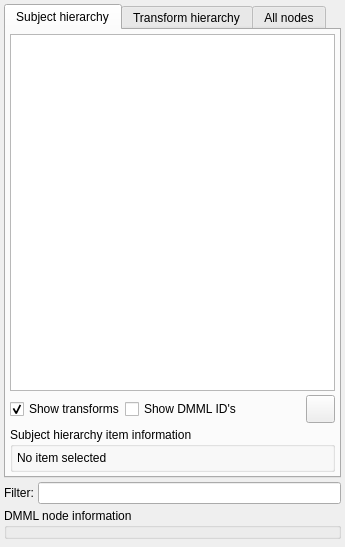
<?xml version="1.0" encoding="UTF-8"?>
<ui version="4.0">
 <class>qCjyxDataModuleWidget</class>
 <widget class="qCjyxWidget" name="qCjyxDataModuleWidget">
  <property name="geometry">
   <rect>
    <x>0</x>
    <y>0</y>
    <width>345</width>
    <height>547</height>
   </rect>
  </property>
  <property name="windowTitle">
   <string>Data</string>
  </property>
  <property name="windowIcon">
   <iconset resource="../qCjyxDataModule.qrc">
    <normaloff>:/Icons/Data.png</normaloff>:/Icons/Data.png</iconset>
  </property>
  <layout class="QGridLayout" name="gridLayout_5">
   <property name="leftMargin">
    <number>4</number>
   </property>
   <property name="topMargin">
    <number>4</number>
   </property>
   <property name="rightMargin">
    <number>4</number>
   </property>
   <property name="bottomMargin">
    <number>4</number>
   </property>
   <property name="spacing">
    <number>4</number>
   </property>
   <item row="1" column="0">
    <layout class="QHBoxLayout" name="horizontalLayout_4">
     <item>
      <widget class="QLabel" name="FilterLabel">
       <property name="text">
        <string>Filter:</string>
       </property>
      </widget>
     </item>
     <item>
      <widget class="QLineEdit" name="FilterLineEdit">
       <property name="toolTip">
        <string>A case sensitive string to filter nodes, uses all the columns (even if hidden)</string>
       </property>
      </widget>
     </item>
    </layout>
   </item>
   <item row="3" column="0">
    <widget class="ctkDynamicSpacer" name="DynamicSpacer">
     <property name="activeSizePolicy">
      <sizepolicy hsizetype="MinimumExpanding" vsizetype="Ignored">
       <horstretch>0</horstretch>
       <verstretch>0</verstretch>
      </sizepolicy>
     </property>
     <property name="inactiveSizePolicy">
      <sizepolicy hsizetype="MinimumExpanding" vsizetype="MinimumExpanding">
       <horstretch>0</horstretch>
       <verstretch>0</verstretch>
      </sizepolicy>
     </property>
     <property name="active">
      <bool>true</bool>
     </property>
    </widget>
   </item>
   <item row="0" column="0">
    <widget class="QTabWidget" name="ViewTabWidget">
     <property name="currentIndex">
      <number>0</number>
     </property>
     <widget class="QWidget" name="tabSubject">
      <attribute name="title">
       <string>Subject hierarchy</string>
      </attribute>
      <layout class="QGridLayout" name="gridLayout_4">
       <property name="leftMargin">
        <number>4</number>
       </property>
       <property name="topMargin">
        <number>4</number>
       </property>
       <property name="rightMargin">
        <number>4</number>
       </property>
       <property name="bottomMargin">
        <number>4</number>
       </property>
       <property name="spacing">
        <number>4</number>
       </property>
       <item row="1" column="0">
        <layout class="QHBoxLayout" name="horizontalLayout">
         <property name="spacing">
          <number>0</number>
         </property>
         <item>
          <widget class="QCheckBox" name="SubjectHierarchyDisplayTransformsCheckBox">
           <property name="text">
            <string>Show transforms</string>
           </property>
           <property name="checked">
            <bool>true</bool>
           </property>
          </widget>
         </item>
         <item>
          <widget class="QCheckBox" name="SubjectHierarchyDisplayDataNodeIDsCheckBox">
           <property name="text">
            <string>Show DMML ID's</string>
           </property>
          </widget>
         </item>
         <item>
          <spacer name="horizontalSpacer">
           <property name="orientation">
            <enum>Qt::Horizontal</enum>
           </property>
           <property name="sizeHint" stdset="0">
            <size>
             <width>40</width>
             <height>20</height>
            </size>
           </property>
          </spacer>
         </item>
         <item>
          <widget class="QToolButton" name="HelpButton">
           <property name="styleSheet">
            <string notr="true">border: none; hover: {border: 1px}; pressed: {border: 1px}</string>
           </property>
           <property name="text">
            <string/>
           </property>
           <property name="icon">
            <iconset resource="../../../SubjectHierarchy/Resources/qCjyxSubjectHierarchyModule.qrc">
             <normaloff>:/Icons/Help.png</normaloff>:/Icons/Help.png</iconset>
           </property>
           <property name="iconSize">
            <size>
             <width>21</width>
             <height>21</height>
            </size>
           </property>
           <property name="toolButtonStyle">
            <enum>Qt::ToolButtonFollowStyle</enum>
           </property>
          </widget>
         </item>
        </layout>
       </item>
       <item row="0" column="0">
        <widget class="qDMMLSubjectHierarchyTreeView" name="SubjectHierarchyTreeView">
         <property name="dragDropMode">
          <enum>QAbstractItemView::InternalMove</enum>
         </property>
         <property name="selectionMode">
          <enum>QAbstractItemView::ExtendedSelection</enum>
         </property>
         <property name="indentation">
          <number>12</number>
         </property>
         <property name="showRootItem">
          <bool>true</bool>
         </property>
        </widget>
       </item>
       <item row="2" column="0">
        <widget class="ctkCollapsibleGroupBox" name="SubjectHierarchyItemInfoGroupBox">
         <property name="title">
          <string>Subject hierarchy item information</string>
         </property>
         <property name="collapsed">
          <bool>true</bool>
         </property>
         <layout class="QHBoxLayout" name="horizontalLayout_2">
          <property name="spacing">
           <number>4</number>
          </property>
          <property name="leftMargin">
           <number>4</number>
          </property>
          <property name="topMargin">
           <number>4</number>
          </property>
          <property name="rightMargin">
           <number>4</number>
          </property>
          <property name="bottomMargin">
           <number>4</number>
          </property>
          <item>
           <widget class="QLabel" name="SubjectHierarchyItemInfoLabel">
            <property name="text">
             <string>No item selected</string>
            </property>
            <property name="wordWrap">
             <bool>true</bool>
            </property>
           </widget>
          </item>
         </layout>
        </widget>
       </item>
      </layout>
     </widget>
     <widget class="QWidget" name="tabTransform">
      <attribute name="title">
       <string>Transform hierarchy</string>
      </attribute>
      <layout class="QGridLayout" name="gridLayout_6">
       <property name="leftMargin">
        <number>4</number>
       </property>
       <property name="topMargin">
        <number>4</number>
       </property>
       <property name="rightMargin">
        <number>4</number>
       </property>
       <property name="bottomMargin">
        <number>4</number>
       </property>
       <property name="spacing">
        <number>4</number>
       </property>
       <item row="1" column="0">
        <layout class="QHBoxLayout" name="horizontalLayout_3">
         <item>
          <widget class="QCheckBox" name="TransformDisplayDMMLIDsCheckBox">
           <property name="text">
            <string>Show DMML ID's</string>
           </property>
          </widget>
         </item>
         <item>
          <widget class="QCheckBox" name="TransformShowHiddenCheckBox">
           <property name="text">
            <string>Show hidden nodes</string>
           </property>
          </widget>
         </item>
         <item>
          <spacer name="horizontalSpacer_2">
           <property name="orientation">
            <enum>Qt::Horizontal</enum>
           </property>
           <property name="sizeHint" stdset="0">
            <size>
             <width>40</width>
             <height>20</height>
            </size>
           </property>
          </spacer>
         </item>
        </layout>
       </item>
       <item row="0" column="0">
        <widget class="qDMMLTreeView" name="TransformDMMLTreeView">
         <property name="dragDropMode">
          <enum>QAbstractItemView::InternalMove</enum>
         </property>
         <property name="indentation">
          <number>10</number>
         </property>
         <property name="nodeTypes">
          <stringlist>
           <string>vtkDMMLTransformableNode</string>
          </stringlist>
         </property>
         <property name="minSizeHint">
          <size>
           <width>0</width>
           <height>120</height>
          </size>
         </property>
         <property name="editMenuActionVisible">
          <bool>true</bool>
         </property>
        </widget>
       </item>
      </layout>
     </widget>
     <widget class="QWidget" name="tabAll">
      <attribute name="title">
       <string>All nodes</string>
      </attribute>
      <layout class="QGridLayout" name="gridLayout">
       <property name="leftMargin">
        <number>4</number>
       </property>
       <property name="topMargin">
        <number>4</number>
       </property>
       <property name="rightMargin">
        <number>4</number>
       </property>
       <property name="bottomMargin">
        <number>4</number>
       </property>
       <property name="spacing">
        <number>4</number>
       </property>
       <item row="1" column="0">
        <layout class="QHBoxLayout" name="horizontalLayout_5">
         <item>
          <widget class="QCheckBox" name="AllNodesDisplayDMMLIDsCheckBox">
           <property name="text">
            <string>Show DMML ID's</string>
           </property>
          </widget>
         </item>
         <item>
          <widget class="QCheckBox" name="AllNodesTransformShowHiddenCheckBox">
           <property name="text">
            <string>Show hidden nodes</string>
           </property>
          </widget>
         </item>
         <item>
          <spacer name="horizontalSpacer_3">
           <property name="orientation">
            <enum>Qt::Horizontal</enum>
           </property>
           <property name="sizeHint" stdset="0">
            <size>
             <width>40</width>
             <height>20</height>
            </size>
           </property>
          </spacer>
         </item>
        </layout>
       </item>
       <item row="0" column="0">
        <widget class="qDMMLTreeView" name="AllNodesDMMLTreeView">
         <property name="indentation">
          <number>10</number>
         </property>
         <property name="sceneModelType">
          <string/>
         </property>
         <property name="minSizeHint">
          <size>
           <width>0</width>
           <height>120</height>
          </size>
         </property>
         <property name="editMenuActionVisible">
          <bool>true</bool>
         </property>
         <property name="showScene">
          <bool>false</bool>
         </property>
         <property name="showRootNode">
          <bool>true</bool>
         </property>
        </widget>
       </item>
      </layout>
     </widget>
    </widget>
   </item>
   <item row="2" column="0">
    <widget class="ctkCollapsibleGroupBox" name="DMMLNodeInspectorGroupBox">
     <property name="title">
      <string>DMML node information</string>
     </property>
     <property name="collapsed">
      <bool>true</bool>
     </property>
     <layout class="QGridLayout" name="gridLayout_2">
      <property name="leftMargin">
       <number>4</number>
      </property>
      <property name="topMargin">
       <number>4</number>
      </property>
      <property name="rightMargin">
       <number>4</number>
      </property>
      <property name="bottomMargin">
       <number>4</number>
      </property>
      <property name="spacing">
       <number>4</number>
      </property>
      <item row="0" column="0">
       <widget class="qDMMLNodeAttributeTableWidget" name="DMMLNodeAttributeTableWidget"/>
      </item>
     </layout>
    </widget>
   </item>
  </layout>
 </widget>
 <customwidgets>
  <customwidget>
   <class>qDMMLNodeAttributeTableWidget</class>
   <extends>QWidget</extends>
   <header>qDMMLNodeAttributeTableWidget.h</header>
  </customwidget>
  <customwidget>
   <class>qDMMLTreeView</class>
   <extends>QTreeView</extends>
   <header>qDMMLTreeView.h</header>
   <slots>
    <slot>setSceneModel(int)</slot>
   </slots>
  </customwidget>
  <customwidget>
   <class>qCjyxWidget</class>
   <extends>QWidget</extends>
   <header>qCjyxWidget.h</header>
   <container>1</container>
  </customwidget>
  <customwidget>
   <class>qDMMLSubjectHierarchyTreeView</class>
   <extends>QTreeView</extends>
   <header>qDMMLSubjectHierarchyTreeView.h</header>
  </customwidget>
  <customwidget>
   <class>ctkCollapsibleGroupBox</class>
   <extends>QGroupBox</extends>
   <header>ctkCollapsibleGroupBox.h</header>
   <container>1</container>
  </customwidget>
  <customwidget>
   <class>ctkDynamicSpacer</class>
   <extends>QWidget</extends>
   <header>ctkDynamicSpacer.h</header>
  </customwidget>
 </customwidgets>
 <resources>
  <include location="../../../Annotations/Resources/qCjyxAnnotationModule.qrc"/>
  <include location="../../../SubjectHierarchy/Resources/qCjyxSubjectHierarchyModule.qrc"/>
  <include location="../qCjyxDataModule.qrc"/>
 </resources>
 <connections>
  <connection>
   <sender>qCjyxDataModuleWidget</sender>
   <signal>dmmlSceneChanged(vtkDMMLScene*)</signal>
   <receiver>TransformDMMLTreeView</receiver>
   <slot>setDMMLScene(vtkDMMLScene*)</slot>
   <hints>
    <hint type="sourcelabel">
     <x>344</x>
     <y>25</y>
    </hint>
    <hint type="destinationlabel">
     <x>314</x>
     <y>127</y>
    </hint>
   </hints>
  </connection>
  <connection>
   <sender>qCjyxDataModuleWidget</sender>
   <signal>dmmlSceneChanged(vtkDMMLScene*)</signal>
   <receiver>SubjectHierarchyTreeView</receiver>
   <slot>setDMMLScene(vtkDMMLScene*)</slot>
   <hints>
    <hint type="sourcelabel">
     <x>104</x>
     <y>2</y>
    </hint>
    <hint type="destinationlabel">
     <x>176</x>
     <y>84</y>
    </hint>
   </hints>
  </connection>
  <connection>
   <sender>qCjyxDataModuleWidget</sender>
   <signal>dmmlSceneChanged(vtkDMMLScene*)</signal>
   <receiver>AllNodesDMMLTreeView</receiver>
   <slot>setDMMLScene(vtkDMMLScene*)</slot>
   <hints>
    <hint type="sourcelabel">
     <x>215</x>
     <y>3</y>
    </hint>
    <hint type="destinationlabel">
     <x>284</x>
     <y>115</y>
    </hint>
   </hints>
  </connection>
 </connections>
</ui>
